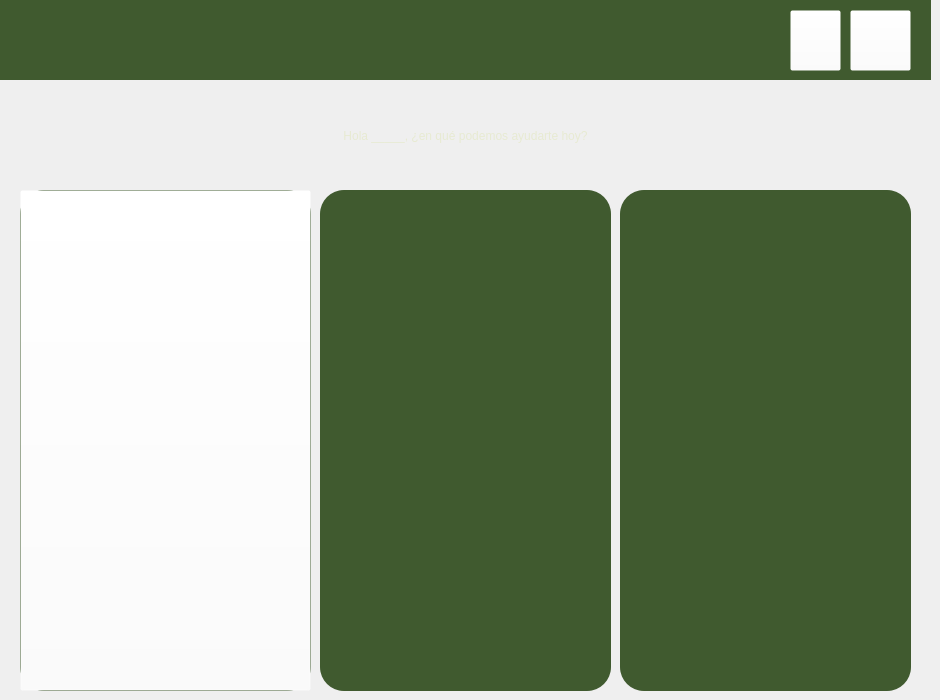
    <widget class="QWidget" name="page_8">
     <widget class="QWidget" name="widget_8" native="true">
      <property name="geometry">
       <rect>
        <x>0</x>
        <y>0</y>
        <width>931</width>
        <height>80</height>
       </rect>
      </property>
      <property name="styleSheet">
       <string notr="true">background-color: rgb(64, 90, 47);</string>
      </property>
      <widget class="QPushButton" name="pushButton_perfil_4">
       <property name="geometry">
        <rect>
         <x>790</x>
         <y>10</y>
         <width>51</width>
         <height>61</height>
        </rect>
       </property>
       <property name="cursor">
        <cursorShape>PointingHandCursor</cursorShape>
       </property>
       <property name="styleSheet">
        <string notr="true">background-color: rgba(255, 255, 255, 0);</string>
       </property>
       <property name="text">
        <string/>
       </property>
       <property name="icon">
        <iconset>
         <normaloff>user.png</normaloff>user.png</iconset>
       </property>
       <property name="iconSize">
        <size>
         <width>50</width>
         <height>50</height>
        </size>
       </property>
      </widget>
      <widget class="QPushButton" name="pushButton_logout_4">
       <property name="geometry">
        <rect>
         <x>850</x>
         <y>10</y>
         <width>61</width>
         <height>61</height>
        </rect>
       </property>
       <property name="cursor">
        <cursorShape>PointingHandCursor</cursorShape>
       </property>
       <property name="styleSheet">
        <string notr="true">background-color: rgba(255, 255, 255, 0);</string>
       </property>
       <property name="text">
        <string/>
       </property>
       <property name="icon">
        <iconset>
         <normaloff>logout.png</normaloff>logout.png</iconset>
       </property>
       <property name="iconSize">
        <size>
         <width>50</width>
         <height>50</height>
        </size>
       </property>
      </widget>
      <widget class="QLabel" name="label_29">
       <property name="geometry">
        <rect>
         <x>20</x>
         <y>20</y>
         <width>111</width>
         <height>41</height>
        </rect>
       </property>
       <property name="text">
        <string/>
       </property>
       <property name="pixmap">
        <pixmap>ufit.png</pixmap>
       </property>
       <property name="scaledContents">
        <bool>true</bool>
       </property>
      </widget>
     </widget>
     <widget class="QLabel" name="label_40">
      <property name="geometry">
       <rect>
        <x>60</x>
        <y>220</y>
        <width>211</width>
        <height>211</height>
       </rect>
      </property>
      <property name="styleSheet">
       <string notr="true">background-color: rgba(255, 255, 255, 0);</string>
      </property>
      <property name="text">
       <string/>
      </property>
      <property name="pixmap">
       <pixmap>icon_imc.png</pixmap>
      </property>
      <property name="scaledContents">
       <bool>true</bool>
      </property>
     </widget>
     <widget class="QLabel" name="label_saludo">
      <property name="geometry">
       <rect>
        <x>20</x>
        <y>110</y>
        <width>891</width>
        <height>51</height>
       </rect>
      </property>
      <property name="styleSheet">
       <string notr="true">color: rgb(231, 234, 210);
font: 35pt &quot;Arial Rounded MT Bold&quot;;</string>
      </property>
      <property name="text">
       <string>Hola _____, ¿en qué podemos ayudarte hoy?</string>
      </property>
      <property name="alignment">
       <set>Qt::AlignCenter</set>
      </property>
     </widget>
     <widget class="QPushButton" name="pushButton_imc_menu">
      <property name="geometry">
       <rect>
        <x>20</x>
        <y>190</y>
        <width>291</width>
        <height>501</height>
       </rect>
      </property>
      <property name="cursor">
       <cursorShape>PointingHandCursor</cursorShape>
      </property>
      <property name="styleSheet">
       <string notr="true">background-color: rgba(255, 255, 255, 0);</string>
      </property>
      <property name="text">
       <string/>
      </property>
     </widget>
     <widget class="QLabel" name="label_41">
      <property name="geometry">
       <rect>
        <x>100</x>
        <y>440</y>
        <width>131</width>
        <height>71</height>
       </rect>
      </property>
      <property name="styleSheet">
       <string notr="true">background-color: rgba(255, 255, 255, 0);</string>
      </property>
      <property name="text">
       <string/>
      </property>
      <property name="pixmap">
       <pixmap>imc_FotoN.png</pixmap>
      </property>
      <property name="scaledContents">
       <bool>true</bool>
      </property>
     </widget>
     <widget class="QLabel" name="label_42">
      <property name="geometry">
       <rect>
        <x>50</x>
        <y>520</y>
        <width>231</width>
        <height>131</height>
       </rect>
      </property>
      <property name="styleSheet">
       <string notr="true">background-color: rgba(255, 255, 255, 0);</string>
      </property>
      <property name="text">
       <string/>
      </property>
      <property name="pixmap">
       <pixmap>imc_def.png</pixmap>
      </property>
      <property name="scaledContents">
       <bool>true</bool>
      </property>
     </widget>
     <widget class="QWidget" name="widget" native="true">
      <property name="geometry">
       <rect>
        <x>320</x>
        <y>190</y>
        <width>291</width>
        <height>501</height>
       </rect>
      </property>
      <property name="styleSheet">
       <string notr="true">background-color: rgb(64, 90, 47);
border-radius: 24px;
color: rgb(231, 234, 210);</string>
      </property>
      <widget class="QLabel" name="label_28">
       <property name="geometry">
        <rect>
         <x>20</x>
         <y>250</y>
         <width>251</width>
         <height>61</height>
        </rect>
       </property>
       <property name="text">
        <string/>
       </property>
       <property name="pixmap">
        <pixmap>macros_foto.png</pixmap>
       </property>
       <property name="scaledContents">
        <bool>true</bool>
       </property>
      </widget>
      <widget class="QLabel" name="label_30">
       <property name="geometry">
        <rect>
         <x>10</x>
         <y>320</y>
         <width>271</width>
         <height>141</height>
        </rect>
       </property>
       <property name="text">
        <string/>
       </property>
       <property name="pixmap">
        <pixmap>macro_def.png</pixmap>
       </property>
       <property name="scaledContents">
        <bool>true</bool>
       </property>
      </widget>
      <widget class="QPushButton" name="pushButton_macro_menu">
       <property name="geometry">
        <rect>
         <x>0</x>
         <y>0</y>
         <width>291</width>
         <height>501</height>
        </rect>
       </property>
       <property name="cursor">
        <cursorShape>PointingHandCursor</cursorShape>
       </property>
       <property name="styleSheet">
        <string notr="true">background-color: rgba(255, 255, 255, 0);</string>
       </property>
       <property name="text">
        <string/>
       </property>
      </widget>
      <widget class="QLabel" name="label_43">
       <property name="geometry">
        <rect>
         <x>40</x>
         <y>30</y>
         <width>211</width>
         <height>211</height>
        </rect>
       </property>
       <property name="styleSheet">
        <string notr="true">background-color: rgba(255, 255, 255, 0);</string>
       </property>
       <property name="text">
        <string/>
       </property>
       <property name="pixmap">
        <pixmap>macros_icon.png</pixmap>
       </property>
       <property name="scaledContents">
        <bool>true</bool>
       </property>
      </widget>
      <zorder>label_28</zorder>
      <zorder>label_30</zorder>
      <zorder>label_43</zorder>
      <zorder>pushButton_macro_menu</zorder>
     </widget>
     <widget class="QWidget" name="widget_2" native="true">
      <property name="geometry">
       <rect>
        <x>620</x>
        <y>190</y>
        <width>291</width>
        <height>501</height>
       </rect>
      </property>
      <property name="styleSheet">
       <string notr="true">background-color: rgb(64, 90, 47);
border-radius: 24px;
color: rgb(231, 234, 210);</string>
      </property>
      <widget class="QLabel" name="label_31">
       <property name="geometry">
        <rect>
         <x>40</x>
         <y>250</y>
         <width>211</width>
         <height>71</height>
        </rect>
       </property>
       <property name="text">
        <string/>
       </property>
       <property name="pixmap">
        <pixmap>mas_info.png</pixmap>
       </property>
       <property name="scaledContents">
        <bool>true</bool>
       </property>
      </widget>
      <widget class="QLabel" name="label_44">
       <property name="geometry">
        <rect>
         <x>20</x>
         <y>330</y>
         <width>251</width>
         <height>131</height>
        </rect>
       </property>
       <property name="styleSheet">
        <string notr="true">background-color: rgba(255, 255, 255, 0);</string>
       </property>
       <property name="text">
        <string/>
       </property>
       <property name="pixmap">
        <pixmap>info_desc.png</pixmap>
       </property>
       <property name="scaledContents">
        <bool>true</bool>
       </property>
      </widget>
      <widget class="QLabel" name="label_45">
       <property name="geometry">
        <rect>
         <x>40</x>
         <y>30</y>
         <width>211</width>
         <height>211</height>
        </rect>
       </property>
       <property name="styleSheet">
        <string notr="true">background-color: rgba(255, 255, 255, 0);</string>
       </property>
       <property name="text">
        <string/>
       </property>
       <property name="pixmap">
        <pixmap>info_icon.png</pixmap>
       </property>
       <property name="scaledContents">
        <bool>true</bool>
       </property>
      </widget>
      <widget class="QPushButton" name="pushButton_info_menu">
       <property name="geometry">
        <rect>
         <x>0</x>
         <y>0</y>
         <width>291</width>
         <height>501</height>
        </rect>
       </property>
       <property name="cursor">
        <cursorShape>PointingHandCursor</cursorShape>
       </property>
       <property name="styleSheet">
        <string notr="true">background-color: rgba(255, 255, 255, 0);</string>
       </property>
       <property name="text">
        <string/>
       </property>
      </widget>
     </widget>
     <widget class="QWidget" name="widget_10" native="true">
      <property name="geometry">
       <rect>
        <x>20</x>
        <y>190</y>
        <width>291</width>
        <height>501</height>
       </rect>
      </property>
      <property name="styleSheet">
       <string notr="true">background-color: rgb(64, 90, 47);
border-radius: 24px;
color: rgb(231, 234, 210);</string>
      </property>
     </widget>
     <zorder>widget_10</zorder>
     <zorder>widget_8</zorder>
     <zorder>label_40</zorder>
     <zorder>label_saludo</zorder>
     <zorder>label_41</zorder>
     <zorder>label_42</zorder>
     <zorder>widget</zorder>
     <zorder>widget_2</zorder>
     <zorder>pushButton_imc_menu</zorder>
    </widget>
